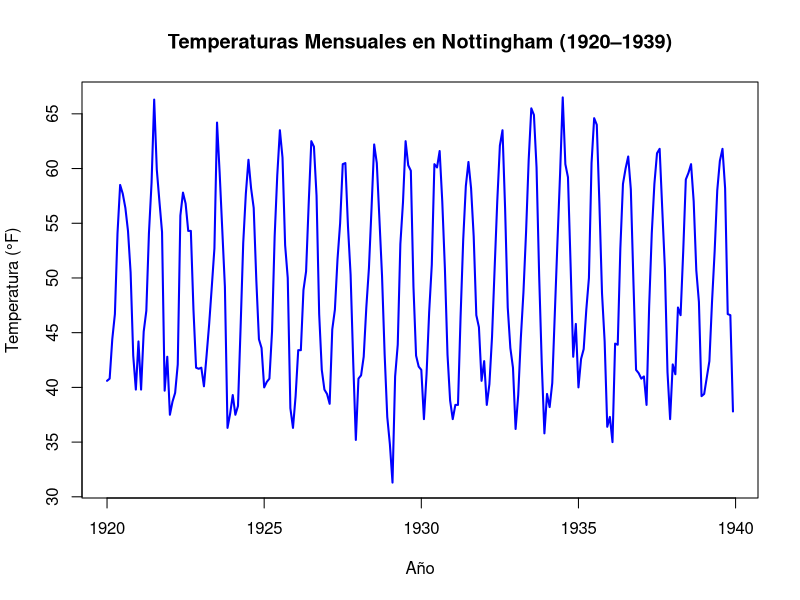
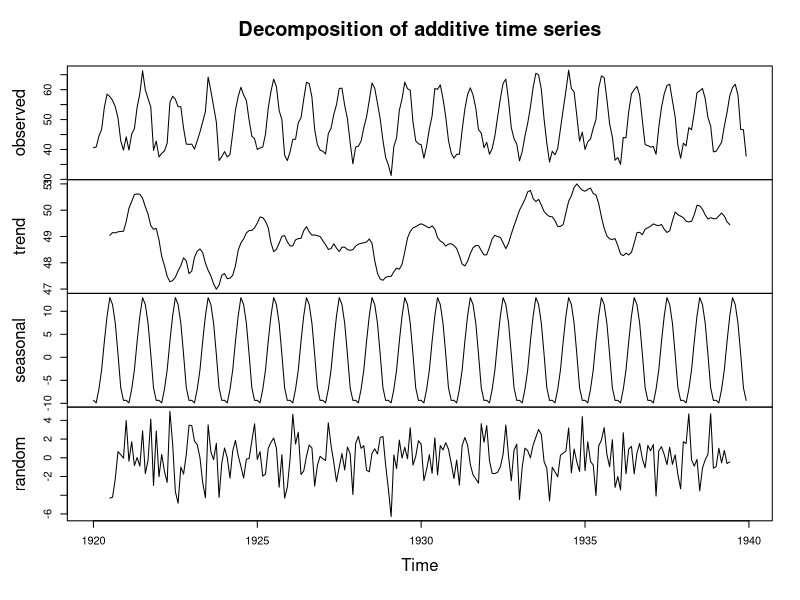
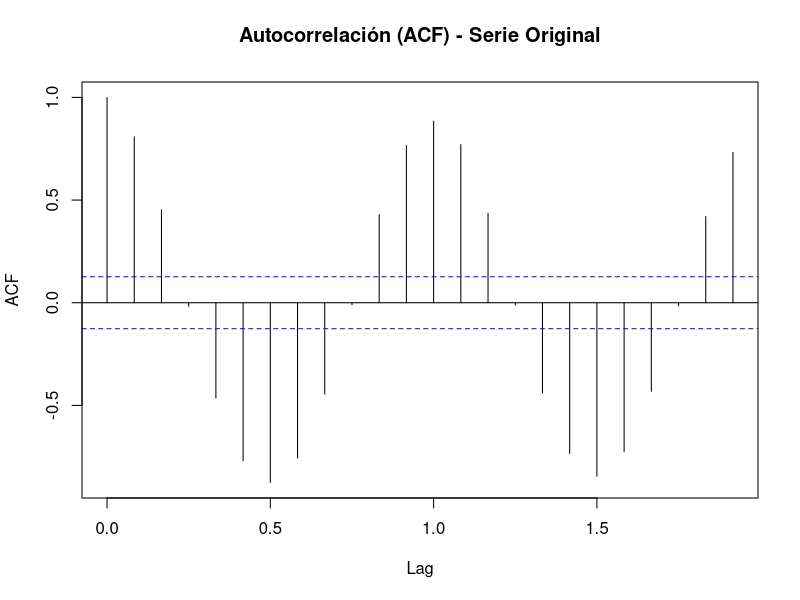
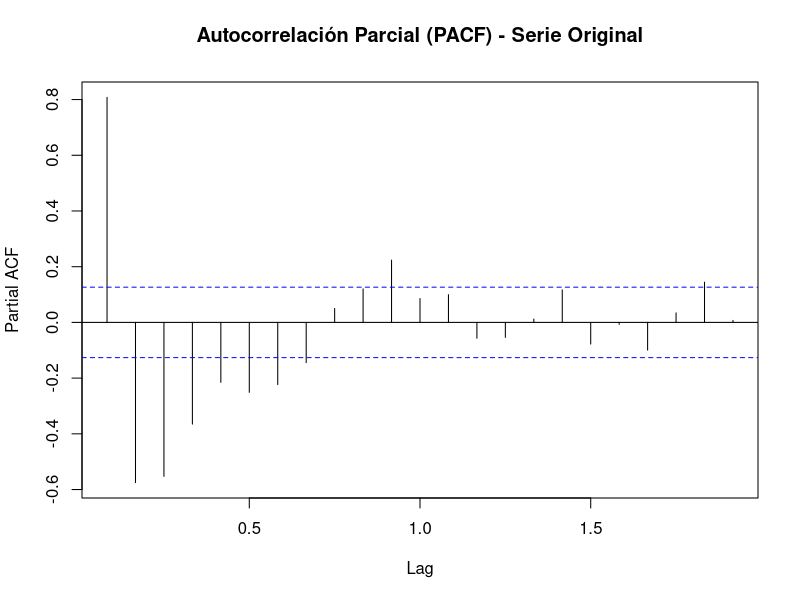
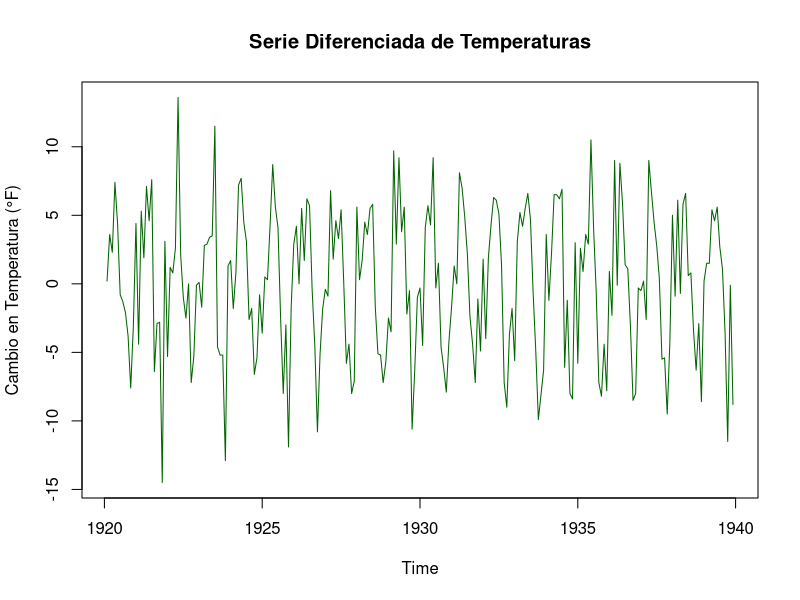
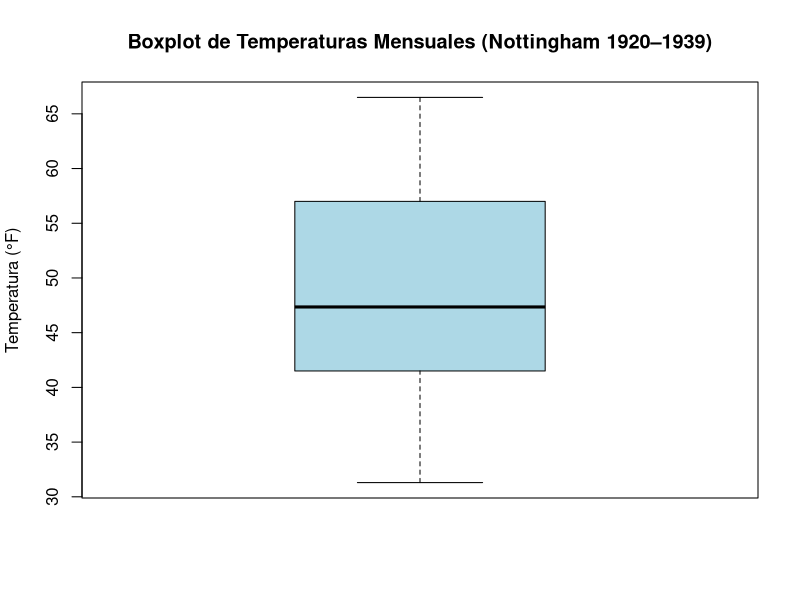

R code for these plots, in order:
#########################################################
# PROYECTO: Análisis de la serie temporal "nottem"
# Autor: Marcos Berrocal
# Descripción: Análisis de tendencia, estacionalidad, 
# estacionariedad y detección de valores atípicos
#########################################################

# ===============================
# 1. CARGA DEL DATASET
# ===============================
data("nottem")

# Verificar la estructura del dataset
print(class(nottem))   # Verifica que es una serie temporal (ts)
print(summary(nottem)) # Resumen estadístico de la serie

# ===============================
# 2. VISUALIZACIÓN INICIAL
# ===============================
plot(nottem, 
     main = "Temperaturas Mensuales en Nottingham (1920–1939)", 
     xlab = "Año", 
     ylab = "Temperatura (°F)", 
     col = "blue", 
     lwd = 2)

# Calcular estadísticas descriptivas básicas
mean_temp <- mean(nottem)
sd_temp <- sd(nottem)
cat("Media:", mean_temp, "\nDesviación estándar:", sd_temp, "\n")

# ===============================
# 3. ANÁLISIS DE TENDENCIA Y ESTACIONALIDAD
# ===============================
decomp <- decompose(nottem)
plot(decomp)

# Comentario:
# - La tendencia muestra variaciones suaves a lo largo del tiempo.
# - La estacionalidad es clara: picos y valles anuales bien definidos.
# - El componente aleatorio recoge fluctuaciones menores no explicadas.

# ===============================
# 4. ANÁLISIS DE ESTACIONARIEDAD
# ===============================

# Instalar paquetes necesarios (si no están instalados)
if (!require(tseries)) install.packages("tseries")
library(tseries)

# Gráficos ACF y PACF
acf(nottem, main = "Autocorrelación (ACF) - Serie Original")
pacf(nottem, main = "Autocorrelación Parcial (PACF) - Serie Original")

# Prueba de Dickey-Fuller aumentada (ADF)
adf_result <- adf.test(nottem)
print(adf_result)

# Si no es estacionaria, aplicamos diferenciación
diff_nottem <- diff(nottem)
plot(diff_nottem, 
     main = "Serie Diferenciada de Temperaturas", 
     ylab = "Cambio en Temperatura (°F)", 
     col = "darkgreen")

# Nueva prueba de Dickey-Fuller tras la diferenciación
adf_result_diff <- adf.test(diff_nottem)
print(adf_result_diff)

# ===============================
# 5. DETECCIÓN DE VALORES ATÍPICOS
# ===============================

# Boxplot para identificar posibles outliers
boxplot(nottem, 
        main = "Boxplot de Temperaturas Mensuales (Nottingham 1920–1939)", 
        ylab = "Temperatura (°F)", 
        col = "lightblue")

# Detección numérica de valores atípicos (por encima de 3*IQR)
q1 <- quantile(nottem, 0.25)
q3 <- quantile(nottem, 0.75)
iqr <- q3 - q1
upper_limit <- q3 + 3 * iqr
outliers <- nottem[nottem > upper_limit]

cat("\nPosibles valores atípicos detectados:\n")
print(outliers)

# ===============================
# 6. INTERPRETACIÓN DE RESULTADOS
# ===============================
cat("\n=== CONCLUSIONES ===\n")
cat("1. La serie muestra un claro patrón estacional anual.\n")
cat("2. La tendencia es relativamente estable, sin grandes cambios a largo plazo.\n")
cat("3. La serie no es completamente estacionaria, pero mejora tras la diferenciación.\n")
cat("4. Se detectan pocos valores atípicos, asociados a inviernos o veranos extremos.\n")
cat("5. Los resultados confirman una estacionalidad fuerte y comportamiento cíclico.\n")
